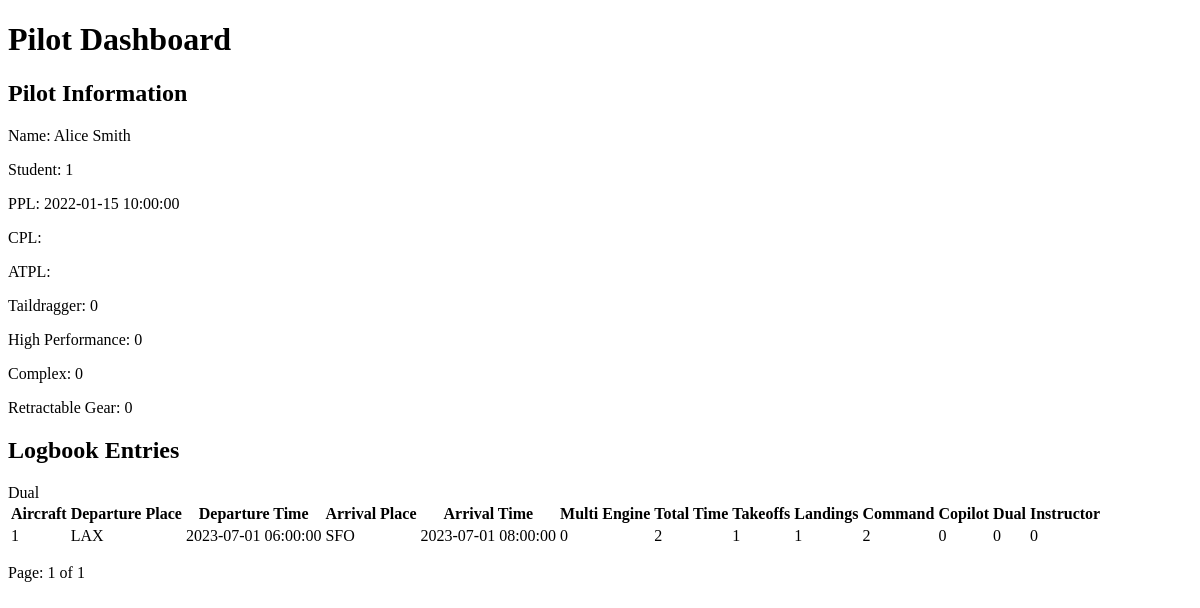
/dashboard.php, run on an earlier commit of the app's database.
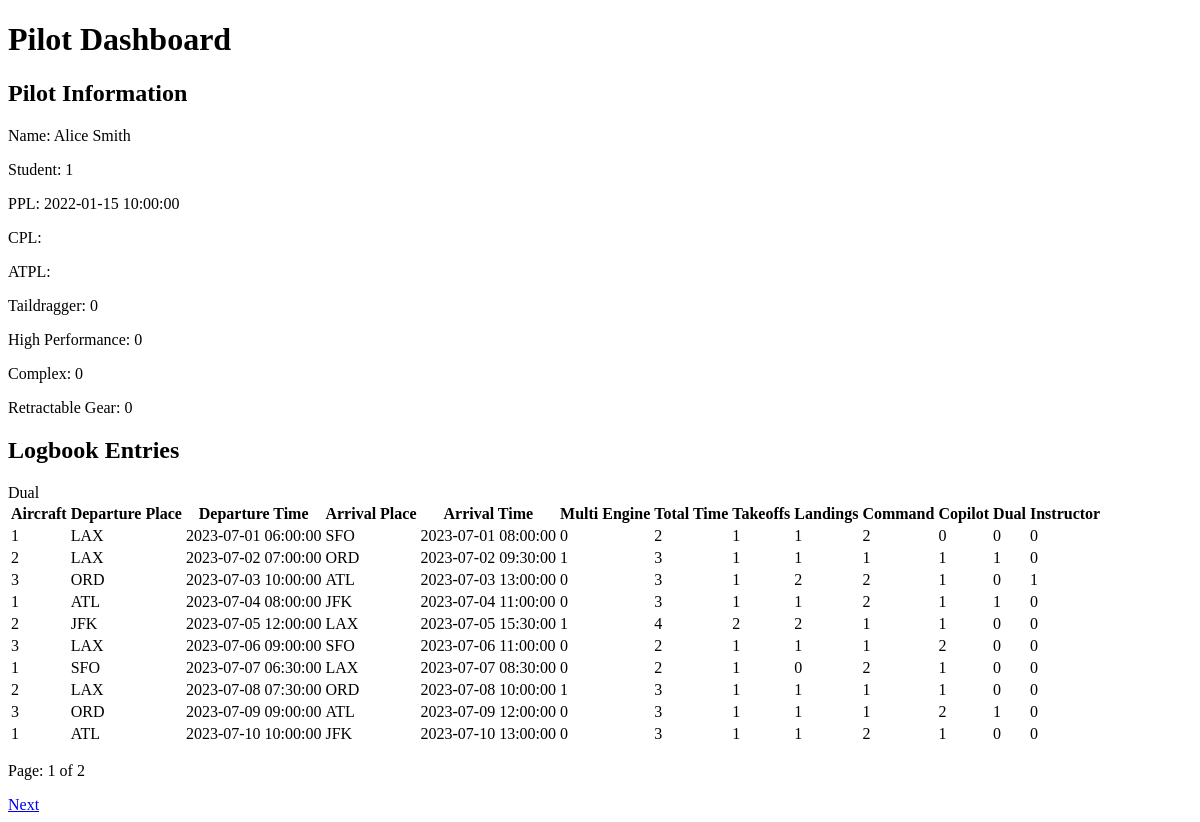
And on a later commit of the database.
### tables this page shows
CREATE TABLE IF NOT EXISTS pilots (
    id INT AUTO_INCREMENT PRIMARY KEY,
    pilot_name VARCHAR(100) NOT NULL,
    password VARCHAR(100) NOT NULL,
    student BOOLEAN NOT NULL,
    ppl TIMESTAMP,
    cpl TIMESTAMP,
    atpl TIMESTAMP,
    hp BOOLEAN NOT NULL,
    complex BOOLEAN NOT NULL,
    gear BOOLEAN NOT NULL,
    tail BOOLEAN NOT NULL
);

CREATE TABLE IF NOT EXISTS logentries (
    id INT AUTO_INCREMENT PRIMARY KEY,
    pilot_id INT,
    aircraft_id INT,
    departure_place VARCHAR(50) NOT NULL,
    departure_time TIMESTAMP NOT NULL,
    arrival_place VARCHAR(50) NOT NULL,
    arrival_time TIMESTAMP NOT NULL,
    multi_engine BOOLEAN NOT NULL,
    total_time INT NOT NULL,
    takeoffs INT NOT NULL,
    landings INT NOT NULL,
    pilot_fun_command INT NOT NULL,
    pilot_fun_copilot INT NOT NULL,
    pilot_fun_dual INT NOT NULL,
    pilot_fun_instructor INT NOT NULL,
    remarks VARCHAR(500),
    FOREIGN KEY (pilot_id) REFERENCES pilots(id),
    FOREIGN KEY (aircraft_id) REFERENCES aircrafts(id)
);

### www/repository/PilotRepository.php (called while the page is built, shortened)
<?php
class PilotRepository {
    private $pdo;
    public function __construct() {
        $this->host = getenv('MYSQL_HOST') ?: 'mysqldb';
        $this->dbname = getenv('MYSQL_DATABASE') ?: 'digilog_db';
        $this->user = getenv('MYSQL_USER') ?: 'digilog';
        $this->password = getenv('MYSQL_PASSWORD') ?: 'digilog_db';
        try {
            $dsn = "mysql:host={$this->host};port=3306;dbname={$this->dbname};charset=utf8";
            $this->pdo = new PDO($dsn, $this->user, $this->password);
            $this->pdo->setAttribute(PDO::ATTR_ERRMODE, PDO::ERRMODE_EXCEPTION);
        } catch (PDOException $e) {
            die("Database connection failed: " . $e->getMessage());
        }
    }
    public function getPilot($id) {
        try {
            $stmt = $this->pdo->prepare("SELECT * FROM pilots WHERE id = ?");
            $stmt->execute([$id]);
            return $stmt->fetch(PDO::FETCH_ASSOC);
        } catch (PDOException $e) {
            echo "Failed to get pilot: " . $e->getMessage();
            return false;
        }
    }
}

### www/repository/LogEntriesRepository.php (called while the page is built, shortened)
<?php
Class LogEntriesRepository {
    private $pdo;
    public function __construct() {
        $this->host = getenv('MYSQL_HOST') ?: 'mysqldb';
        $this->dbname = getenv('MYSQL_DATABASE') ?: 'digilog_db';
        $this->user = getenv('MYSQL_USER') ?: 'digilog';
        $this->password = getenv('MYSQL_PASSWORD') ?: 'digilog_db';
        try {
            $dsn = "mysql:host={$this->host};port=3306;dbname={$this->dbname};charset=utf8";
            $this->pdo = new PDO($dsn, $this->user, $this->password);
            $this->pdo->setAttribute(PDO::ATTR_ERRMODE, PDO::ERRMODE_EXCEPTION);
        } catch (PDOException $e) {
            die("Database connection failed: " . $e->getMessage());
        }
    }
    public function getEntriesWithOffset($pilotId, $limit, $offset) {
        try {
            $stmt = $this->pdo->prepare("SELECT * FROM logentries WHERE pilot_id = :pilot_id LIMIT :limit OFFSET :offset");
            $stmt->bindValue(':pilot_id', $pilotId, PDO::PARAM_INT);
            $stmt->bindValue(':limit', (int) $limit, PDO::PARAM_INT);
            $stmt->bindValue(':offset', (int) $offset, PDO::PARAM_INT);
            $stmt->execute();
            return $stmt->fetchAll(PDO::FETCH_ASSOC);
        } catch (PDOException $e) {
            echo "Failed to get Log Entries: " . $e->getMessage();
            return false;
        }
    }
    public function getTotalEntries($pilotId) {
        try {
            $stmt = $this->pdo->prepare("SELECT COUNT(*) as count FROM logentries WHERE pilot_id = :pilot_id");
            $stmt->bindValue(':pilot_id', $pilotId, PDO::PARAM_INT);
            $stmt->execute();
            $result = $stmt->fetch(PDO::FETCH_ASSOC);
            return (int) $result['count'];
        } catch (PDOException $e) {
            echo "Failed to get Total Entries: " . $e->getMessage();
            return 0;
        }
    }
}

### www/dashboard.php (the view, shortened to what this page needs)
<?php
include './repository/PilotRepository.php';
include './repository/LogEntriesRepository.php';
$pilotId = 1;
$pilotRepo = new PilotRepository();
$logEntriesRepo = new LogEntriesRepository();
$pilot = $pilotRepo->getPilot($pilotId);
$limit = 10;
$page = isset($_GET['page']) ? (int)$_GET['page'] : 1;
$offset = ($page - 1) * $limit;
$entries = $logEntriesRepo->getEntriesWithOffset($pilotId, $limit, $offset);
$totalEntries = $logEntriesRepo->getTotalEntries($pilotId);
$totalPages = ceil($totalEntries / $limit);
?>
<!DOCTYPE html>
<html lang="en">
<head>
</head>
<body>
    <h1>Pilot Dashboard</h1>
    <section>
        <h2>Pilot Information</h2>
        <p>Name: <?php echo htmlspecialchars($pilot['pilot_name']); ?></p>
        <p>Student: <?php echo htmlspecialchars($pilot['student']); ?></p>
        <p>PPL: <?php echo htmlspecialchars($pilot['ppl']); ?></p>
        <p>CPL: <?php echo htmlspecialchars($pilot['cpl']); ?></p>
        <p>ATPL: <?php echo htmlspecialchars($pilot['atpl']); ?></p>
        <p>Taildragger: <?php echo htmlspecialchars($pilot['tail']); ?></p>
        <p>High Performance: <?php echo htmlspecialchars($pilot['hp']); ?></p>
        <p>Complex: <?php echo htmlspecialchars($pilot['complex']); ?></p>
        <p>Retractable Gear: <?php echo htmlspecialchars($pilot['gear']); ?></p>
    </section>
    <section>
        <h2>Logbook Entries</h2>
        <table>
            <thead>
                <tr>
                    <th>Aircraft</th>
                    <th>Departure Place</th>
                    <th>Departure Time</th>
                    <th>Arrival Place</th>
                    <th>Arrival Time</th>
                    <th>Multi Engine</th>
                    <th>Total Time</th>
                    <th>Takeoffs</th>
                    <th>Landings</th>
                    <th>Command</th>
                    <th>Copilot</th>Dual
                    <th>Dual</th>
                    <th>Instructor</th>
                </tr>
            </thead>
            <tbody>
                <?php foreach ($entries as $entry): ?>
                    <tr>
                        <td><?php echo htmlspecialchars($entry['aircraft_id']); ?></td>
                        <td><?php echo htmlspecialchars($entry['departure_place']); ?></td>
                        <td><?php echo htmlspecialchars($entry['departure_time']); ?></td>
                        <td><?php echo htmlspecialchars($entry['arrival_place']); ?></td>
                        <td><?php echo htmlspecialchars($entry['arrival_time']); ?></td>
                        <td><?php echo htmlspecialchars($entry['multi_engine']); ?></td>
                        <td><?php echo htmlspecialchars($entry['total_time']); ?></td>
                        <td><?php echo htmlspecialchars($entry['takeoffs']); ?></td>
                        <td><?php echo htmlspecialchars($entry['landings']); ?></td>
                        <td><?php echo htmlspecialchars($entry['pilot_fun_command']); ?></td>
                        <td><?php echo htmlspecialchars($entry['pilot_fun_copilot']); ?></td>
                        <td><?php echo htmlspecialchars($entry['pilot_fun_dual']); ?></td>
                        <td><?php echo htmlspecialchars($entry['pilot_fun_instructor']); ?></td>
                    </tr>
                <?php endforeach; ?>
            </tbody>
        </table>
        <div>
            <p>Page: <?php echo $page; ?> of <?php echo $totalPages; ?></p>
            <?php if ($page < $totalPages): ?>
                <a href="?page=<?php echo $page + 1; ?>">Next</a>
            <?php endif; ?>
        </div>
    </section>
</body>
</html>

What changed in the data, as far as the page shows it:
added logentries: aircraft "2", departure_place "LAX", departure_time "2023-07-02 07:00:00", arrival_place "ORD", arrival_time "2023-07-02 09:30:00", multi_engine "1", total_time "3", takeoffs "1", landings "1", pilot_fun_command "1", pilot_fun_copilot "1", pilot_fun_dual "1", pilot_fun_instructor "0"
added logentries: aircraft "3", departure_place "ORD", departure_time "2023-07-03 10:00:00", arrival_place "ATL", arrival_time "2023-07-03 13:00:00", multi_engine "0", total_time "3", takeoffs "1", landings "2", pilot_fun_command "2", pilot_fun_copilot "1", pilot_fun_dual "0", pilot_fun_instructor "1"
added logentries: aircraft "1", departure_place "ATL", departure_time "2023-07-04 08:00:00", arrival_place "JFK", arrival_time "2023-07-04 11:00:00", multi_engine "0", total_time "3", takeoffs "1", landings "1", pilot_fun_command "2", pilot_fun_copilot "1", pilot_fun_dual "1", pilot_fun_instructor "0"
added logentries: aircraft "2", departure_place "JFK", departure_time "2023-07-05 12:00:00", arrival_place "LAX", arrival_time "2023-07-05 15:30:00", multi_engine "1", total_time "4", takeoffs "2", landings "2", pilot_fun_command "1", pilot_fun_copilot "1", pilot_fun_dual "0", pilot_fun_instructor "0"
added logentries: aircraft "3", departure_place "LAX", departure_time "2023-07-06 09:00:00", arrival_place "SFO", arrival_time "2023-07-06 11:00:00", multi_engine "0", total_time "2", takeoffs "1", landings "1", pilot_fun_command "1", pilot_fun_copilot "2", pilot_fun_dual "0", pilot_fun_instructor "0"
added logentries: aircraft "1", departure_place "SFO", departure_time "2023-07-07 06:30:00", arrival_place "LAX", arrival_time "2023-07-07 08:30:00", multi_engine "0", total_time "2", takeoffs "1", landings "0", pilot_fun_command "2", pilot_fun_copilot "1", pilot_fun_dual "0", pilot_fun_instructor "0"
added logentries: aircraft "2", departure_place "LAX", departure_time "2023-07-08 07:30:00", arrival_place "ORD", arrival_time "2023-07-08 10:00:00", multi_engine "1", total_time "3", takeoffs "1", landings "1", pilot_fun_command "1", pilot_fun_copilot "1", pilot_fun_dual "0", pilot_fun_instructor "0"
added logentries: aircraft "3", departure_place "ORD", departure_time "2023-07-09 09:00:00", arrival_place "ATL", arrival_time "2023-07-09 12:00:00", multi_engine "0", total_time "3", takeoffs "1", landings "1", pilot_fun_command "1", pilot_fun_copilot "2", pilot_fun_dual "1", pilot_fun_instructor "0"
added logentries: aircraft "1", departure_place "ATL", departure_time "2023-07-10 10:00:00", arrival_place "JFK", arrival_time "2023-07-10 13:00:00", multi_engine "0", total_time "3", takeoffs "1", landings "1", pilot_fun_command "2", pilot_fun_copilot "1", pilot_fun_dual "0", pilot_fun_instructor "0"
Also different on the page:
$totalPages: "1" → "2"
text now shown: "Next"
